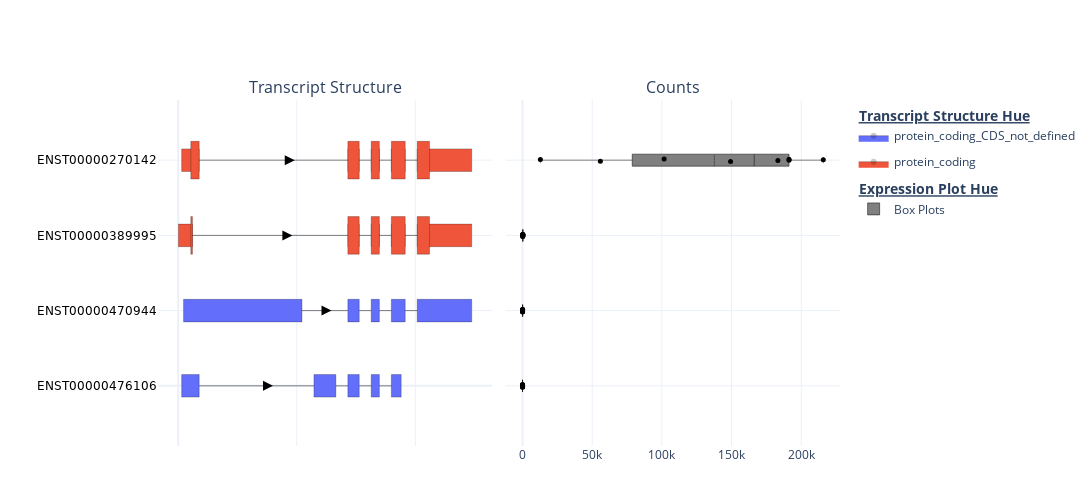

This figure's notebook cell:
### Code cell
"""
Create traces for plotting, the expression plot will come out in
the order of columns passed on the `expression_columns` parameters.
This is important if you are passing multiple expression columns
like CPM and relative abundance.
"""
traces = RNApy.make_traces(annotation=sod1_annotation,  expression_matrix=sod1_counts_matrix, 
                        x_start="rescaled_start", x_end="rescaled_end",
                         y='transcript_id', annotation_hue="transcript_biotype",
                         hover_start="start", hover_end="end",
                         expression_columns=["counts"])

"""
Put traces into the figure. The order of `subplot_titles` is important.
The first plot will always be "Transcript Structure" if you passed an annotation
to make the traces. After that the order of the expression plots is determined 
by the `expression_columns` parameter passed to the `make_traces()` function.
"""
fig = RNApy.make_plot(traces = traces, subplot_titles = ["Transcript Structure", "Counts"], width=1200, height=500)

## Show figure
py.iplot(fig,filename="s2_plot")

### Figure 1 — Plotly figure (JSON) as saved in the notebook; plotly's stock layout.template omitted (floating-point values rounded to 4 significant figures)
{"data": [{"fill": "toself", "fillcolor": "#636EFA", "hoverlabel": {"namelength": -1}, "hoveron": "fills+points", "hovertemplate": "<b>transcript_id:</b> ENST00000476106<br><b>Feature Type:</b> exon<br><b>Feature Number:</b> 1<br><b>Chromosome:</b> 21<br><b>Start:</b> 31659693<br><b>End:</b> 31659841<br><b>Size:</b> 148<br><extra></extra>", "legendgroup": "protein_coding_CDS_not_defined", "legendgrouptitle": {"text": "<b><u>Transcript Structure Hue<u><b>"}, "line": {"color": "black", "width": 0.25}, "marker": {"opacity": 0}, "mode": "lines+markers", "name": "protein_coding_CDS_not_defined", "opacity": 1, "showlegend": true, "type": "scatter", "x": [29, 177, 177, 29, 29], "xaxis": "x", "y": [-0.15, -0.15, 0.15, 0.15, -0.15], "yaxis": "y"}, {"fill": "toself", "fillcolor": "#636EFA", "hoverlabel": {"namelength": -1}, "hoveron": "fills+points", "hovertemplate": "<b>transcript_id:</b> ENST00000476106<br><b>Feature Type:</b> exon<br><b>Feature Number:</b> 2<br><b>Chromosome:</b> 21<br><b>Start:</b> 31661549<br><b>End:</b> 31661734<br><b>Size:</b> 185<br><extra></extra>", "legendgroup": "protein_coding_CDS_not_defined", "legendgrouptitle": {"text": ""}, "line": {"color": "black", "width": 0.25}, "marker": {"opacity": 0}, "mode": "lines+markers", "name": "protein_coding_CDS_not_defined", "opacity": 1, "showlegend": false, "type": "scatter", "x": [1145, 1330, 1330, 1145, 1145], "xaxis": "x", "y": [-0.15, -0.15, 0.15, 0.15, -0.15], "yaxis": "y"}, {"fill": "toself", "fillcolor": "#636EFA", "hoverlabel": {"namelength": -1}, "hoveron": "fills+points", "hovertemplate": "<b>transcript_id:</b> ENST00000476106<br><b>Feature Type:</b> exon<br><b>Feature Number:</b> 3<br><b>Chromosome:</b> 21<br><b>Start:</b> 31663790<br><b>End:</b> 31663886<br><b>Size:</b> 96<br><extra></extra>", "legendgroup": "protein_coding_CDS_not_defined", "legendgrouptitle": {"text": ""}, "line": {"color": "black", "width": 0.25}, "marker": {"opacity": 0}, "mode": "lines+markers", "name": "protein_coding_CDS_not_defined", "opacity": 1, "showlegend": false, "type": "scatter", "x": [1431, 1527, 1527, 1431, 1431], "xaxis": "x", "y": [-0.15, -0.15, 0.15, 0.15, -0.15], "yaxis": "y"}, {"fill": "toself", "fillcolor": "#636EFA", "hoverlabel": {"namelength": -1}, "hoveron": "fills+points", "hovertemplate": "<b>transcript_id:</b> ENST00000476106<br><b>Feature Type:</b> exon<br><b>Feature Number:</b> 4<br><b>Chromosome:</b> 21<br><b>Start:</b> 31666449<br><b>End:</b> 31666518<br><b>Size:</b> 69<br><extra></extra>", "legendgroup": "protein_coding_CDS_not_defined", "legendgrouptitle": {"text": ""}, "line": {"color": "black", "width": 0.25}, "marker": {"opacity": 0}, "mode": "lines+markers", "name": "protein_coding_CDS_not_defined", "opacity": 1, "showlegend": false, "type": "scatter", "x": [1628, 1697, 1697, 1628, 1628], "xaxis": "x", "y": [-0.15, -0.15, 0.15, 0.15, -0.15], "yaxis": "y"}, {"fill": "toself", "fillcolor": "#636EFA", "hoverlabel": {"namelength": -1}, "hoveron": "fills+points", "hovertemplate": "<b>transcript_id:</b> ENST00000476106<br><b>Feature Type:</b> exon<br><b>Feature Number:</b> 5<br><b>Chromosome:</b> 21<br><b>Start:</b> 31667258<br><b>End:</b> 31667341<br><b>Size:</b> 83<br><extra></extra>", "legendgroup": "protein_coding_CDS_not_defined", "legendgrouptitle": {"text": ""}, "line": {"color": "black", "width": 0.25}, "marker": {"opacity": 0}, "mode": "lines+markers", "name": "protein_coding_CDS_not_defined", "opacity": 1, "showlegend": false, "type": "scatter", "x": [1798, 1881, 1881, 1798, 1798], "xaxis": "x", "y": [-0.15, -0.15, 0.15, 0.15, -0.15], "yaxis": "y"}, {"fill": "toself", "fillcolor": "#636EFA", "hoverlabel": {"namelength": -1}, "hoveron": "fills+points", "hovertemplate": "<b>transcript_id:</b> ENST00000470944<br><b>Feature Type:</b> exon<br><b>Feature Number:</b> 1<br><b>Chromosome:</b> 21<br><b>Start:</b> 31659709<br><b>End:</b> 31660708<br><b>Size:</b> 999<br><extra></extra>", "legendgroup": "protein_coding_CDS_not_defined", "legendgrouptitle": {"text": ""}, "line": {"color": "black", "width": 0.25}, "marker": {"opacity": 0}, "mode": "lines+markers", "name": "protein_coding_CDS_not_defined", "opacity": 1, "showlegend": false, "type": "scatter", "x": [45, 1044, 1044, 45, 45], "xaxis": "x", "y": [0.85, 0.85, 1.15, 1.15, 0.85], "yaxis": "y"}, {"fill": "toself", "fillcolor": "#636EFA", "hoverlabel": {"namelength": -1}, "hoveron": "fills+points", "hovertemplate": "<b>transcript_id:</b> ENST00000470944<br><b>Feature Type:</b> exon<br><b>Feature Number:</b> 2<br><b>Chromosome:</b> 21<br><b>Start:</b> 31663790<br><b>End:</b> 31663886<br><b>Size:</b> 96<br><extra></extra>", "legendgroup": "protein_coding_CDS_not_defined", "legendgrouptitle": {"text": ""}, "line": {"color": "black", "width": 0.25}, "marker": {"opacity": 0}, "mode": "lines+markers", "name": "protein_coding_CDS_not_defined", "opacity": 1, "showlegend": false, "type": "scatter", "x": [1431, 1527, 1527, 1431, 1431], "xaxis": "x", "y": [0.85, 0.85, 1.15, 1.15, 0.85], "yaxis": "y"}, {"fill": "toself", "fillcolor": "#636EFA", "hoverlabel": {"namelength": -1}, "hoveron": "fills+points", "hovertemplate": "<b>transcript_id:</b> ENST00000470944<br><b>Feature Type:</b> exon<br><b>Feature Number:</b> 3<br><b>Chromosome:</b> 21<br><b>Start:</b> 31666449<br><b>End:</b> 31666518<br><b>Size:</b> 69<br><extra></extra>", "legendgroup": "protein_coding_CDS_not_defined", "legendgrouptitle": {"text": ""}, "line": {"color": "black", "width": 0.25}, "marker": {"opacity": 0}, "mode": "lines+markers", "name": "protein_coding_CDS_not_defined", "opacity": 1, "showlegend": false, "type": "scatter", "x": [1628, 1697, 1697, 1628, 1628], "xaxis": "x", "y": [0.85, 0.85, 1.15, 1.15, 0.85], "yaxis": "y"}, {"fill": "toself", "fillcolor": "#636EFA", "hoverlabel": {"namelength": -1}, "hoveron": "fills+points", "hovertemplate": "<b>transcript_id:</b> ENST00000470944<br><b>Feature Type:</b> exon<br><b>Feature Number:</b> 4<br><b>Chromosome:</b> 21<br><b>Start:</b> 31667258<br><b>End:</b> 31667375<br><b>Size:</b> 117<br><extra></extra>", "legendgroup": "protein_coding_CDS_not_defined", "legendgrouptitle": {"text": ""}, "line": {"color": "black", "width": 0.25}, "marker": {"opacity": 0}, "mode": "lines+markers", "name": "protein_coding_CDS_not_defined", "opacity": 1, "showlegend": false, "type": "scatter", "x": [1798, 1915, 1915, 1798, 1798], "xaxis": "x", "y": [0.85, 0.85, 1.15, 1.15, 0.85], "yaxis": "y"}, {"fill": "toself", "fillcolor": "#636EFA", "hoverlabel": {"namelength": -1}, "hoveron": "fills+points", "hovertemplate": "<b>transcript_id:</b> ENST00000470944<br><b>Feature Type:</b> exon<br><b>Feature Number:</b> 5<br><b>Chromosome:</b> 21<br><b>Start:</b> 31668471<br><b>End:</b> 31668931<br><b>Size:</b> 460<br><extra></extra>", "legendgroup": "protein_coding_CDS_not_defined", "legendgrouptitle": {"text": ""}, "line": {"color": "black", "width": 0.25}, "marker": {"opacity": 0}, "mode": "lines+markers", "name": "protein_coding_CDS_not_defined", "opacity": 1, "showlegend": false, "type": "scatter", "x": [2016, 2476, 2476, 2016, 2016], "xaxis": "x", "y": [0.85, 0.85, 1.15, 1.15, 0.85], "yaxis": "y"}, {"fill": "toself", "fillcolor": "#EF553B", "hoverlabel": {"namelength": -1}, "hoveron": "fills+points", "hovertemplate": "<b>transcript_id:</b> ENST00000389995<br><b>Feature Type:</b> exon<br><b>Feature Number:</b> 1<br><b>Chromosome:</b> 21<br><b>Start:</b> 31659666<br><b>End:</b> 31659784<br><b>Size:</b> 118<br><extra></extra>", "legendgroup": "protein_coding", "legendgrouptitle": {"text": ""}, "line": {"color": "black", "width": 0.25}, "marker": {"opacity": 0}, "mode": "lines+markers", "name": "protein_coding", "opacity": 1, "showlegend": true, "type": "scatter", "x": [2, 120, 120, 2, 2], "xaxis": "x", "y": [1.85, 1.85, 2.15, 2.15, 1.85], "yaxis": "y"}, {"fill": "toself", "fillcolor": "#EF553B", "hoverlabel": {"namelength": -1}, "hoveron": "fills+points", "hovertemplate": "<b>transcript_id:</b> ENST00000389995<br><b>Feature Type:</b> exon<br><b>Feature Number:</b> 2<br><b>Chromosome:</b> 21<br><b>Start:</b> 31663790<br><b>End:</b> 31663886<br><b>Size:</b> 96<br><extra></extra>", "legendgroup": "protein_coding", "legendgrouptitle": {"text": ""}, "line": {"color": "black", "width": 0.25}, "marker": {"opacity": 0}, "mode": "lines+markers", "name": "protein_coding", "opacity": 1, "showlegend": false, "type": "scatter", "x": [1431, 1527, 1527, 1431, 1431], "xaxis": "x", "y": [1.85, 1.85, 2.15, 2.15, 1.85], "yaxis": "y"}, {"fill": "toself", "fillcolor": "#EF553B", "hoverlabel": {"namelength": -1}, "hoveron": "fills+points", "hovertemplate": "<b>transcript_id:</b> ENST00000389995<br><b>Feature Type:</b> exon<br><b>Feature Number:</b> 3<br><b>Chromosome:</b> 21<br><b>Start:</b> 31666449<br><b>End:</b> 31666518<br><b>Size:</b> 69<br><extra></extra>", "legendgroup": "protein_coding", "legendgrouptitle": {"text": ""}, "line": {"color": "black", "width": 0.25}, "marker": {"opacity": 0}, "mode": "lines+markers", "name": "protein_coding", "opacity": 1, "showlegend": false, "type": "scatter", "x": [1628, 1697, 1697, 1628, 1628], "xaxis": "x", "y": [1.85, 1.85, 2.15, 2.15, 1.85], "yaxis": "y"}, {"fill": "toself", "fillcolor": "#EF553B", "hoverlabel": {"namelength": -1}, "hoveron": "fills+points", "hovertemplate": "<b>transcript_id:</b> ENST00000389995<br><b>Feature Type:</b> exon<br><b>Feature Number:</b> 4<br><b>Chromosome:</b> 21<br><b>Start:</b> 31667258<br><b>End:</b> 31667375<br><b>Size:</b> 117<br><extra></extra>", "legendgroup": "protein_coding", "legendgrouptitle": {"text": ""}, "line": {"color": "black", "width": 0.25}, "marker": {"opacity": 0}, "mode": "lines+markers", "name": "protein_coding", "opacity": 1, "showlegend": false, "type": "scatter", "x": [1798, 1915, 1915, 1798, 1798], "xaxis": "x", "y": [1.85, 1.85, 2.15, 2.15, 1.85], "yaxis": "y"}, {"fill": "toself", "fillcolor": "#EF553B", "hoverlabel": {"namelength": -1}, "hoveron": "fills+points", "hovertemplate": "<b>transcript_id:</b> ENST00000389995<br><b>Feature Type:</b> exon<br><b>Feature Number:</b> 5<br><b>Chromosome:</b> 21<br><b>Start:</b> 31668471<br><b>End:</b> 31668931<br><b>Size:</b> 460<br><extra></extra>", "legendgroup": "protein_coding", "legendgrouptitle": {"text": ""}, "line": {"color": "black", "width": 0.25}, "marker": {"opacity": 0}, "mode": "lines+markers", "name": "protein_coding", "opacity": 1, "showlegend": false, "type": "scatter", "x": [2016, 2476, 2476, 2016, 2016], "xaxis": "x", "y": [1.85, 1.85, 2.15, 2.15, 1.85], "yaxis": "y"}, {"fill": "toself", "fillcolor": "#EF553B", "hoverlabel": {"namelength": -1}, "hoveron": "fills+points", "hovertemplate": "<b>transcript_id:</b> ENST00000270142<br><b>Feature Type:</b> exon<br><b>Feature Number:</b> 1<br><b>Chromosome:</b> 21<br><b>Start:</b> 31659693<br><b>End:</b> 31659841<br><b>Size:</b> 148<br><extra></extra>", "legendgroup": "protein_coding", "legendgrouptitle": {"text": ""}, "line": {"color": "black", "width": 0.25}, "marker": {"opacity": 0}, "mode": "lines+markers", "name": "protein_coding", "opacity": 1, "showlegend": false, "type": "scatter", "x": [29, 177, 177, 29, 29], "xaxis": "x", "y": [2.85, 2.85, 3.15, 3.15, 2.85], "yaxis": "y"}, {"fill": "toself", "fillcolor": "#EF553B", "hoverlabel": {"namelength": -1}, "hoveron": "fills+points", "hovertemplate": "<b>transcript_id:</b> ENST00000270142<br><b>Feature Type:</b> exon<br><b>Feature Number:</b> 2<br><b>Chromosome:</b> 21<br><b>Start:</b> 31663790<br><b>End:</b> 31663886<br><b>Size:</b> 96<br><extra></extra>", "legendgroup": "protein_coding", "legendgrouptitle": {"text": ""}, "line": {"color": "black", "width": 0.25}, "marker": {"opacity": 0}, "mode": "lines+markers", "name": "protein_coding", "opacity": 1, "showlegend": false, "type": "scatter", "x": [1431, 1527, 1527, 1431, 1431], "xaxis": "x", "y": [2.85, 2.85, 3.15, 3.15, 2.85], "yaxis": "y"}, {"fill": "toself", "fillcolor": "#EF553B", "hoverlabel": {"namelength": -1}, "hoveron": "fills+points", "hovertemplate": "<b>transcript_id:</b> ENST00000270142<br><b>Feature Type:</b> exon<br><b>Feature Number:</b> 3<br><b>Chromosome:</b> 21<br><b>Start:</b> 31666449<br><b>End:</b> 31666518<br><b>Size:</b> 69<br><extra></extra>", "legendgroup": "protein_coding", "legendgrouptitle": {"text": ""}, "line": {"color": "black", "width": 0.25}, "marker": {"opacity": 0}, "mode": "lines+markers", "name": "protein_coding", "opacity": 1, "showlegend": false, "type": "scatter", "x": [1628, 1697, 1697, 1628, 1628], "xaxis": "x", "y": [2.85, 2.85, 3.15, 3.15, 2.85], "yaxis": "y"}, {"fill": "toself", "fillcolor": "#EF553B", "hoverlabel": {"namelength": -1}, "hoveron": "fills+points", "hovertemplate": "<b>transcript_id:</b> ENST00000270142<br><b>Feature Type:</b> exon<br><b>Feature Number:</b> 4<br><b>Chromosome:</b> 21<br><b>Start:</b> 31667258<br><b>End:</b> 31667375<br><b>Size:</b> 117<br><extra></extra>", "legendgroup": "protein_coding", "legendgrouptitle": {"text": ""}, "line": {"color": "black", "width": 0.25}, "marker": {"opacity": 0}, "mode": "lines+markers", "name": "protein_coding", "opacity": 1, "showlegend": false, "type": "scatter", "x": [1798, 1915, 1915, 1798, 1798], "xaxis": "x", "y": [2.85, 2.85, 3.15, 3.15, 2.85], "yaxis": "y"}, {"fill": "toself", "fillcolor": "#EF553B", "hoverlabel": {"namelength": -1}, "hoveron": "fills+points", "hovertemplate": "<b>transcript_id:</b> ENST00000270142<br><b>Feature Type:</b> exon<br><b>Feature Number:</b> 5<br><b>Chromosome:</b> 21<br><b>Start:</b> 31668471<br><b>End:</b> 31668931<br><b>Size:</b> 460<br><extra></extra>", "legendgroup": "protein_coding", "legendgrouptitle": {"text": ""}, "line": {"color": "black", "width": 0.25}, "marker": {"opacity": 0}, "mode": "lines+markers", "name": "protein_coding", "opacity": 1, "showlegend": false, "type": "scatter", "x": [2016, 2476, 2476, 2016, 2016], "xaxis": "x", "y": [2.85, 2.85, 3.15, 3.15, 2.85], "yaxis": "y"}, {"fill": "toself", "fillcolor": "#EF553B", "hoverlabel": {"namelength": -1}, "hoveron": "fills+points", "hovertemplate": "<b>transcript_id:</b> ENST00000389995<br><b>Feature Type:</b> CDS<br><b>Feature Number:</b> 1<br><b>Chromosome:</b> 21<br><b>Start:</b> 31659770<br><b>End:</b> 31659784<br><b>Size:</b> 14<br><extra></extra>", "legendgroup": "protein_coding", "legendgrouptitle": {"text": ""}, "line": {"color": "black", "width": 0.25}, "marker": {"opacity": 0}, "mode": "lines+markers", "name": "protein_coding", "opacity": 1, "showlegend": false, "type": "scatter", "x": [106, 120, 120, 106, 106], "xaxis": "x", "y": [1.75, 1.75, 2.25, 2.25, 1.75], "yaxis": "y"}, {"fill": "toself", "fillcolor": "#EF553B", "hoverlabel": {"namelength": -1}, "hoveron": "fills+points", "hovertemplate": "<b>transcript_id:</b> ENST00000389995<br><b>Feature Type:</b> CDS<br><b>Feature Number:</b> 2<br><b>Chromosome:</b> 21<br><b>Start:</b> 31663790<br><b>End:</b> 31663886<br><b>Size:</b> 96<br><extra></extra>", "legendgroup": "protein_coding", "legendgrouptitle": {"text": ""}, "line": {"color": "black", "width": 0.25}, "marker": {"opacity": 0}, "mode": "lines+markers", "name": "protein_coding", "opacity": 1, "showlegend": false, "type": "scatter", "x": [1431, 1527, 1527, 1431, 1431], "xaxis": "x", "y": [1.75, 1.75, 2.25, 2.25, 1.75], "yaxis": "y"}, {"fill": "toself", "fillcolor": "#EF553B", "hoverlabel": {"namelength": -1}, "hoveron": "fills+points", "hovertemplate": "<b>transcript_id:</b> ENST00000389995<br><b>Feature Type:</b> CDS<br><b>Feature Number:</b> 3<br><b>Chromosome:</b> 21<br><b>Start:</b> 31666449<br><b>End:</b> 31666518<br><b>Size:</b> 69<br><extra></extra>", "legendgroup": "protein_coding", "legendgrouptitle": {"text": ""}, "line": {"color": "black", "width": 0.25}, "marker": {"opacity": 0}, "mode": "lines+markers", "name": "protein_coding", "opacity": 1, "showlegend": false, "type": "scatter", "x": [1628, 1697, 1697, 1628, 1628], "xaxis": "x", "y": [1.75, 1.75, 2.25, 2.25, 1.75], "yaxis": "y"}, {"fill": "toself", "fillcolor": "#EF553B", "hoverlabel": {"namelength": -1}, "hoveron": "fills+points", "hovertemplate": "<b>transcript_id:</b> ENST00000389995<br><b>Feature Type:</b> CDS<br><b>Feature Number:</b> 4<br><b>Chromosome:</b> 21<br><b>Start:</b> 31667258<br><b>End:</b> 31667375<br><b>Size:</b> 117<br><extra></extra>", "legendgroup": "protein_coding", "legendgrouptitle": {"text": ""}, "line": {"color": "black", "width": 0.25}, "marker": {"opacity": 0}, "mode": "lines+markers", "name": "protein_coding", "opacity": 1, "showlegend": false, "type": "scatter", "x": [1798, 1915, 1915, 1798, 1798], "xaxis": "x", "y": [1.75, 1.75, 2.25, 2.25, 1.75], "yaxis": "y"}, {"fill": "toself", "fillcolor": "#EF553B", "hoverlabel": {"namelength": -1}, "hoveron": "fills+points", "hovertemplate": "<b>transcript_id:</b> ENST00000389995<br><b>Feature Type:</b> CDS<br><b>Feature Number:</b> 5<br><b>Chromosome:</b> 21<br><b>Start:</b> 31668471<br><b>End:</b> 31668575<br><b>Size:</b> 104<br><extra></extra>", "legendgroup": "protein_coding", "legendgrouptitle": {"text": ""}, "line": {"color": "black", "width": 0.25}, "marker": {"opacity": 0}, "mode": "lines+markers", "name": "protein_coding", "opacity": 1, "showlegend": false, "type": "scatter", "x": [2016, 2120, 2120, 2016, 2016], "xaxis": "x", "y": [1.75, 1.75, 2.25, 2.25, 1.75], "yaxis": "y"}, {"fill": "toself", "fillcolor": "#EF553B", "hoverlabel": {"namelength": -1}, "hoveron": "fills+points", "hovertemplate": "<b>transcript_id:</b> ENST00000270142<br><b>Feature Type:</b> CDS<br><b>Feature Number:</b> 1<br><b>Chromosome:</b> 21<br><b>Start:</b> 31659770<br><b>End:</b> 31659841<br><b>Size:</b> 71<br><extra></extra>", "legendgroup": "protein_coding", "legendgrouptitle": {"text": ""}, "line": {"color": "black", "width": 0.25}, "marker": {"opacity": 0}, "mode": "lines+markers", "name": "protein_coding", "opacity": 1, "showlegend": false, "type": "scatter", "x": [106, 177, 177, 106, 106], "xaxis": "x", "y": [2.75, 2.75, 3.25, 3.25, 2.75], "yaxis": "y"}, {"fill": "toself", "fillcolor": "#EF553B", "hoverlabel": {"namelength": -1}, "hoveron": "fills+points", "hovertemplate": "<b>transcript_id:</b> ENST00000270142<br><b>Feature Type:</b> CDS<br><b>Feature Number:</b> 2<br><b>Chromosome:</b> 21<br><b>Start:</b> 31663790<br><b>End:</b> 31663886<br><b>Size:</b> 96<br><extra></extra>", "legendgroup": "protein_coding", "legendgrouptitle": {"text": ""}, "line": {"color": "black", "width": 0.25}, "marker": {"opacity": 0}, "mode": "lines+markers", "name": "protein_coding", "opacity": 1, "showlegend": false, "type": "scatter", "x": [1431, 1527, 1527, 1431, 1431], "xaxis": "x", "y": [2.75, 2.75, 3.25, 3.25, 2.75], "yaxis": "y"}, {"fill": "toself", "fillcolor": "#EF553B", "hoverlabel": {"namelength": -1}, "hoveron": "fills+points", "hovertemplate": "<b>transcript_id:</b> ENST00000270142<br><b>Feature Type:</b> CDS<br><b>Feature Number:</b> 3<br><b>Chromosome:</b> 21<br><b>Start:</b> 31666449<br><b>End:</b> 31666518<br><b>Size:</b> 69<br><extra></extra>", "legendgroup": "protein_coding", "legendgrouptitle": {"text": ""}, "line": {"color": "black", "width": 0.25}, "marker": {"opacity": 0}, "mode": "lines+markers", "name": "protein_coding", "opacity": 1, "showlegend": false, "type": "scatter", "x": [1628, 1697, 1697, 1628, 1628], "xaxis": "x", "y": [2.75, 2.75, 3.25, 3.25, 2.75], "yaxis": "y"}, {"fill": "toself", "fillcolor": "#EF553B", "hoverlabel": {"namelength": -1}, "hoveron": "fills+points", "hovertemplate": "<b>transcript_id:</b> ENST00000270142<br><b>Feature Type:</b> CDS<br><b>Feature Number:</b> 4<br><b>Chromosome:</b> 21<br><b>Start:</b> 31667258<br><b>End:</b> 31667375<br><b>Size:</b> 117<br><extra></extra>", "legendgroup": "protein_coding", "legendgrouptitle": {"text": ""}, "line": {"color": "black", "width": 0.25}, "marker": {"opacity": 0}, "mode": "lines+markers", "name": "protein_coding", "opacity": 1, "showlegend": false, "type": "scatter", "x": [1798, 1915, 1915, 1798, 1798], "xaxis": "x", "y": [2.75, 2.75, 3.25, 3.25, 2.75], "yaxis": "y"}, {"fill": "toself", "fillcolor": "#EF553B", "hoverlabel": {"namelength": -1}, "hoveron": "fills+points", "hovertemplate": "<b>transcript_id:</b> ENST00000270142<br><b>Feature Type:</b> CDS<br><b>Feature Number:</b> 5<br><b>Chromosome:</b> 21<br><b>Start:</b> 31668471<br><b>End:</b> 31668575<br><b>Size:</b> 104<br><extra></extra>", "legendgroup": "protein_coding", "legendgrouptitle": {"text": ""}, "line": {"color": "black", "width": 0.25}, "marker": {"opacity": 0}, "mode": "lines+markers", "name": "protein_coding", "opacity": 1, "showlegend": false, "type": "scatter", "x": [2016, 2120, 2120, 2016, 2016], "xaxis": "x", "y": [2.75, 2.75, 3.25, 3.25, 2.75], "yaxis": "y"}, {"hoverinfo": "skip", "marker": {"color": "black", "size": 10, "symbol": "arrow-right"}, "mode": "markers", "opacity": 1, "showlegend": false, "type": "scatter", "x": [799.3], "xaxis": "x", "y": [0], "yaxis": "y"}, {"hovertemplate": "<b>transcript_id:</b> ENST00000476106<br><b>Feature Type:</b> intron<br><b>Feature Number:</b> 1<br><b>Chromosome:</b> 21<br><b>Start:</b> 31659841<br><b>End:</b> 31661549<br><b>Size:</b> 1708<br><extra></extra>", "line": {"color": "black", "width": 0.5}, "mode": "lines", "opacity": 1, "showlegend": false, "type": "scatter", "x": [177, 1145], "xaxis": "x", "y": [0, 0], "yaxis": "y"}, {"hovertemplate": "<b>transcript_id:</b> ENST00000476106<br><b>Feature Type:</b> intron<br><b>Feature Number:</b> 2<br><b>Chromosome:</b> 21<br><b>Start:</b> 31661734<br><b>End:</b> 31663790<br><b>Size:</b> 2056<br><extra></extra>", "line": {"color": "black", "width": 0.5}, "mode": "lines", "opacity": 1, "showlegend": false, "type": "scatter", "x": [1330, 1431], "xaxis": "x", "y": [0, 0], "yaxis": "y"}, {"hovertemplate": "<b>transcript_id:</b> ENST00000476106<br><b>Feature Type:</b> intron<br><b>Feature Number:</b> 3<br><b>Chromosome:</b> 21<br><b>Start:</b> 31663886<br><b>End:</b> 31666449<br><b>Size:</b> 2563<br><extra></extra>", "line": {"color": "black", "width": 0.5}, "mode": "lines", "opacity": 1, "showlegend": false, "type": "scatter", "x": [1527, 1628], "xaxis": "x", "y": [0, 0], "yaxis": "y"}, {"hovertemplate": "<b>transcript_id:</b> ENST00000476106<br><b>Feature Type:</b> intron<br><b>Feature Number:</b> 4<br><b>Chromosome:</b> 21<br><b>Start:</b> 31666518<br><b>End:</b> 31667258<br><b>Size:</b> 740<br><extra></extra>", "line": {"color": "black", "width": 0.5}, "mode": "lines", "opacity": 1, "showlegend": false, "type": "scatter", "x": [1697, 1798], "xaxis": "x", "y": [0, 0], "yaxis": "y"}, {"hoverinfo": "skip", "marker": {"color": "black", "size": 10, "symbol": "arrow-right"}, "mode": "markers", "opacity": 1, "showlegend": false, "type": "scatter", "x": [1293.0], "xaxis": "x", "y": [1], "yaxis": "y"}, {"hovertemplate": "<b>transcript_id:</b> ENST00000470944<br><b>Feature Type:</b> intron<br><b>Feature Number:</b> 1<br><b>Chromosome:</b> 21<br><b>Start:</b> 31660708<br><b>End:</b> 31663790<br><b>Size:</b> 3082<br><extra></extra>", "line": {"color": "black", "width": 0.5}, "mode": "lines", "opacity": 1, "showlegend": false, "type": "scatter", "x": [1044, 1431], "xaxis": "x", "y": [1, 1], "yaxis": "y"}, {"hovertemplate": "<b>transcript_id:</b> ENST00000470944<br><b>Feature Type:</b> intron<br><b>Feature Number:</b> 2<br><b>Chromosome:</b> 21<br><b>Start:</b> 31663886<br><b>End:</b> 31666449<br><b>Size:</b> 2563<br><extra></extra>", "line": {"color": "black", "width": 0.5}, "mode": "lines", "opacity": 1, "showlegend": false, "type": "scatter", "x": [1527, 1628], "xaxis": "x", "y": [1, 1], "yaxis": "y"}, {"hovertemplate": "<b>transcript_id:</b> ENST00000470944<br><b>Feature Type:</b> intron<br><b>Feature Number:</b> 3<br><b>Chromosome:</b> 21<br><b>Start:</b> 31666518<br><b>End:</b> 31667258<br><b>Size:</b> 740<br><extra></extra>", "line": {"color": "black", "width": 0.5}, "mode": "lines", "opacity": 1, "showlegend": false, "type": "scatter", "x": [1697, 1798], "xaxis": "x", "y": [1, 1], "yaxis": "y"}, {"hovertemplate": "<b>transcript_id:</b> ENST00000470944<br><b>Feature Type:</b> intron<br><b>Feature Number:</b> 4<br><b>Chromosome:</b> 21<br><b>Start:</b> 31667375<br><b>End:</b> 31668471<br><b>Size:</b> 1096<br><extra></extra>", "line": {"color": "black", "width": 0.5}, "mode": "lines", "opacity": 1, "showlegend": false, "type": "scatter", "x": [1915, 2016], "xaxis": "x", "y": [1, 1], "yaxis": "y"}, {"hoverinfo": "skip", "marker": {"color": "black", "size": 10, "symbol": "arrow-right"}, "mode": "markers", "opacity": 1, "showlegend": false, "type": "scatter", "x": [962.8], "xaxis": "x", "y": [2], "yaxis": "y"}, {"hovertemplate": "<b>transcript_id:</b> ENST00000389995<br><b>Feature Type:</b> intron<br><b>Feature Number:</b> 1<br><b>Chromosome:</b> 21<br><b>Start:</b> 31659784<br><b>End:</b> 31663790<br><b>Size:</b> 4006<br><extra></extra>", "line": {"color": "black", "width": 0.5}, "mode": "lines", "opacity": 1, "showlegend": false, "type": "scatter", "x": [120, 1431], "xaxis": "x", "y": [2, 2], "yaxis": "y"}, {"hovertemplate": "<b>transcript_id:</b> ENST00000389995<br><b>Feature Type:</b> intron<br><b>Feature Number:</b> 2<br><b>Chromosome:</b> 21<br><b>Start:</b> 31663886<br><b>End:</b> 31666449<br><b>Size:</b> 2563<br><extra></extra>", "line": {"color": "black", "width": 0.5}, "mode": "lines", "opacity": 1, "showlegend": false, "type": "scatter", "x": [1527, 1628], "xaxis": "x", "y": [2, 2], "yaxis": "y"}, {"hovertemplate": "<b>transcript_id:</b> ENST00000389995<br><b>Feature Type:</b> intron<br><b>Feature Number:</b> 3<br><b>Chromosome:</b> 21<br><b>Start:</b> 31666518<br><b>End:</b> 31667258<br><b>Size:</b> 740<br><extra></extra>", "line": {"color": "black", "width": 0.5}, "mode": "lines", "opacity": 1, "showlegend": false, "type": "scatter", "x": [1697, 1798], "xaxis": "x", "y": [2, 2], "yaxis": "y"}, {"hovertemplate": "<b>transcript_id:</b> ENST00000389995<br><b>Feature Type:</b> intron<br><b>Feature Number:</b> 4<br><b>Chromosome:</b> 21<br><b>Start:</b> 31667375<br><b>End:</b> 31668471<br><b>Size:</b> 1096<br><extra></extra>", "line": {"color": "black", "width": 0.5}, "mode": "lines", "opacity": 1, "showlegend": false, "type": "scatter", "x": [1915, 2016], "xaxis": "x", "y": [2, 2], "yaxis": "y"}, {"hoverinfo": "skip", "marker": {"color": "black", "size": 10, "symbol": "arrow-right"}, "mode": "markers", "opacity": 1, "showlegend": false, "type": "scatter", "x": [983.1], "xaxis": "x", "y": [3], "yaxis": "y"}, {"hovertemplate": "<b>transcript_id:</b> ENST00000270142<br><b>Feature Type:</b> intron<br><b>Feature Number:</b> 1<br><b>Chromosome:</b> 21<br><b>Start:</b> 31659841<br><b>End:</b> 31663790<br><b>Size:</b> 3949<br><extra></extra>", "line": {"color": "black", "width": 0.5}, "mode": "lines", "opacity": 1, "showlegend": false, "type": "scatter", "x": [177, 1431], "xaxis": "x", "y": [3, 3], "yaxis": "y"}, {"hovertemplate": "<b>transcript_id:</b> ENST00000270142<br><b>Feature Type:</b> intron<br><b>Feature Number:</b> 2<br><b>Chromosome:</b> 21<br><b>Start:</b> 31663886<br><b>End:</b> 31666449<br><b>Size:</b> 2563<br><extra></extra>", "line": {"color": "black", "width": 0.5}, "mode": "lines", "opacity": 1, "showlegend": false, "type": "scatter", "x": [1527, 1628], "xaxis": "x", "y": [3, 3], "yaxis": "y"}, {"hovertemplate": "<b>transcript_id:</b> ENST00000270142<br><b>Feature Type:</b> intron<br><b>Feature Number:</b> 3<br><b>Chromosome:</b> 21<br><b>Start:</b> 31666518<br><b>End:</b> 31667258<br><b>Size:</b> 740<br><extra></extra>", "line": {"color": "black", "width": 0.5}, "mode": "lines", "opacity": 1, "showlegend": false, "type": "scatter", "x": [1697, 1798], "xaxis": "x", "y": [3, 3], "yaxis": "y"}, {"hovertemplate": "<b>transcript_id:</b> ENST00000270142<br><b>Feature Type:</b> intron<br><b>Feature Number:</b> 4<br><b>Chromosome:</b> 21<br><b>Start:</b> 31667375<br><b>End:</b> 31668471<br><b>Size:</b> 1096<br><extra></extra>", "line": {"color": "black", "width": 0.5}, "mode": "lines", "opacity": 1, "showlegend": false, "type": "scatter", "x": [1915, 2016], "xaxis": "x", "y": [3, 3], "yaxis": "y"}, {"boxmean": true, "boxpoints": "all", "fillcolor": "grey", "jitter": 0.3, "legendgroup": "expression", "legendgrouptitle": {"text": "<b><u>Expression Plot Hue<u><b>"}, "line": {"width": 0.5}, "marker": {"color": "black", "opacity": 1, "size": 5}, "name": "Box Plots", "offsetgroup": "0", "opacity": 1, "orientation": "h", "pointpos": 0, "showlegend": true, "text": ["sample_1", "sample_4", "sample_7", "sample_2", "sample_6", "sample_3", "sample_5", "sample_8"], "type": "box", "x": [0, 0, 0, 0, 0, 0, 0, 0], "xaxis": "x2", "y": [0, 0, 0, 0, 0, 0, 0, 0], "yaxis": "y2"}, {"boxmean": true, "boxpoints": "all", "fillcolor": "grey", "jitter": 0.3, "legendgroup": "expression", "legendgrouptitle": {"text": ""}, "line": {"width": 0.5}, "marker": {"color": "black", "opacity": 1, "size": 5}, "name": "Box Plots", "offsetgroup": "0", "opacity": 1, "orientation": "h", "pointpos": 0, "showlegend": false, "text": ["sample_1", "sample_4", "sample_7", "sample_2", "sample_6", "sample_3", "sample_5", "sample_8"], "type": "box", "x": [13.01, 33.25, 66.97, 51.97, 44.89, 27.91, 29.33, 50.36], "xaxis": "x2", "y": [1, 1, 1, 1, 1, 1, 1, 1], "yaxis": "y2"}, {"boxmean": true, "boxpoints": "all", "fillcolor": "grey", "jitter": 0.3, "legendgroup": "expression", "legendgrouptitle": {"text": ""}, "line": {"width": 0.5}, "marker": {"color": "black", "opacity": 1, "size": 5}, "name": "Box Plots", "offsetgroup": "0", "opacity": 1, "orientation": "h", "pointpos": 0, "showlegend": false, "text": ["sample_1", "sample_4", "sample_7", "sample_2", "sample_6", "sample_3", "sample_5", "sample_8"], "type": "box", "x": [103.5, 278.6, 204.8, 262.0, 227.7, 178.3, 37.96, 227.2], "xaxis": "x2", "y": [2, 2, 2, 2, 2, 2, 2, 2], "yaxis": "y2"}, {"boxmean": true, "boxpoints": "all", "fillcolor": "grey", "jitter": 0.3, "legendgroup": "expression", "legendgrouptitle": {"text": ""}, "line": {"width": 0.5}, "marker": {"color": "black", "opacity": 1, "size": 5}, "name": "Box Plots", "offsetgroup": "0", "opacity": 1, "orientation": "h", "pointpos": 0, "showlegend": false, "text": ["sample_1", "sample_4", "sample_7", "sample_2", "sample_6", "sample_3", "sample_5", "sample_8"], "type": "box", "x": [55870.0, 215900.0, 149300.0, 191300.0, 191300.0, 101600.0, 12800.0, 183300.0], "xaxis": "x2", "y": [3, 3, 3, 3, 3, 3, 3, 3], "yaxis": "y2"}], "layout": {"annotations": [{"font": {"size": 16}, "showarrow": false, "text": "Transcript Structure", "x": 0.245, "xanchor": "center", "xref": "paper", "y": 1, "yanchor": "bottom", "yref": "paper"}, {"font": {"size": 16}, "showarrow": false, "text": "Counts", "x": 0.755, "xanchor": "center", "xref": "paper", "y": 1, "yanchor": "bottom", "yref": "paper"}], "boxgap": 0.2, "boxgroupgap": 0.8, "boxmode": "group", "height": 500, "hoverlabel": {"font": {"size": 12}}, "hovermode": "closest", "legend": {"font": {"size": 12}, "grouptitlefont": {"size": 14}, "tracegroupgap": 7}, "margin": {"b": 50, "l": 100, "r": 50, "t": 100}, "showlegend": true, "title": {"text": ""}, "violingap": 0.2, "violingroupgap": 0.8, "violinmode": "group", "width": 1200, "xaxis": {"anchor": "y", "domain": [0, 0.49], "showgrid": true, "showticklabels": false, "tickfont": {"size": 12}, "title": {"text": ""}}, "xaxis2": {"anchor": "y2", "domain": [0.51, 1], "showgrid": true, "showticklabels": true, "tickfont": {"size": 12}, "title": {"text": ""}}, "yaxis": {"anchor": "x", "domain": [0, 1], "range": [-0.8, 3.8], "showgrid": true, "showticklabels": true, "tickfont": {"color": "black", "family": "DejaVu Sans", "size": 12}, "ticktext": ["ENST00000476106", "ENST00000470944", "ENST00000389995", "ENST00000270142"], "tickvals": [0, 1, 2, 3], "title": {"text": ""}}, "yaxis2": {"anchor": "x2", "domain": [0, 1], "matches": "y", "range": [-0.8, 3.8], "showgrid": true, "showticklabels": false, "ticks": "", "ticktext": ["ENST00000476106", "ENST00000470944", "ENST00000389995", "ENST00000270142"], "tickvals": [0, 1, 2, 3]}}}
